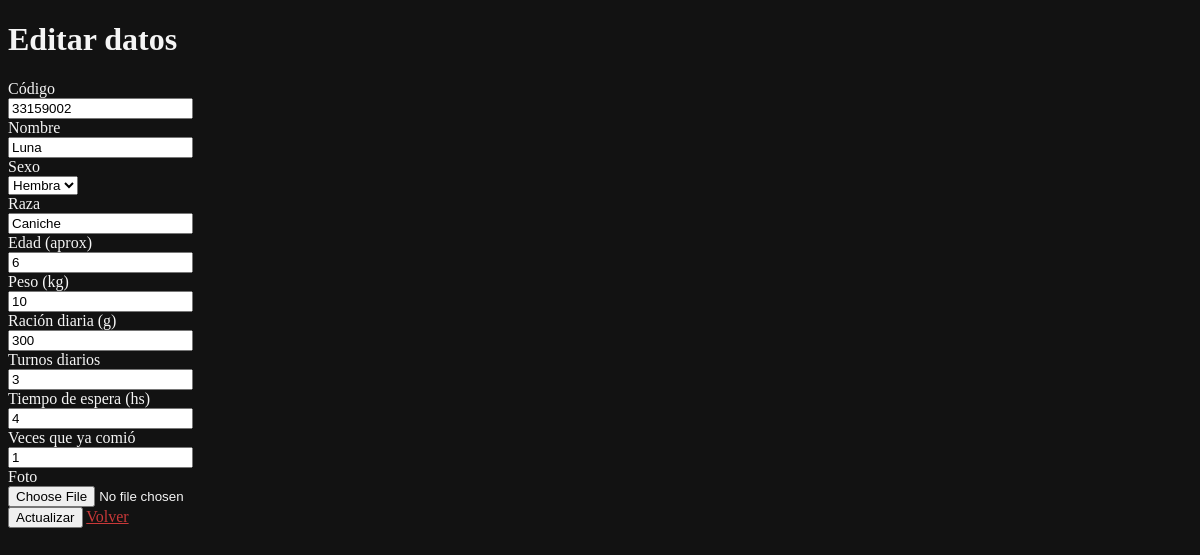
The page /editar.php?id=33159002 on the database as committed earlier.
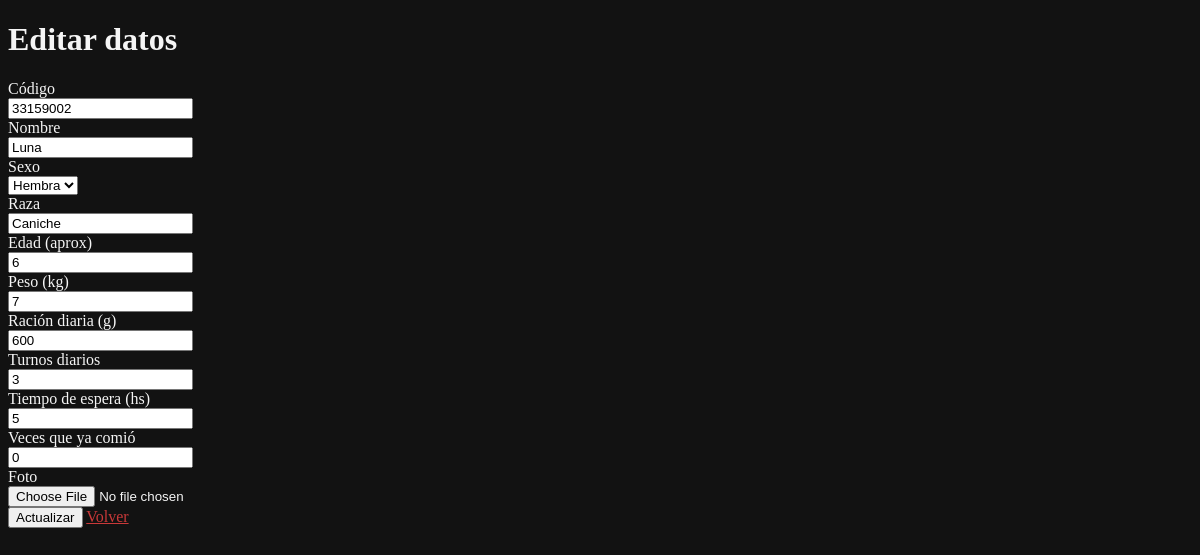
The same page on the database as committed later.
### tables this page shows
CREATE TABLE `perros` (
  `identificador` int(11) NOT NULL,
  `id` varchar(255) NOT NULL,
  `nombre` varchar(255) NOT NULL,
  `foto` varchar(255) NOT NULL,
  `sexo` enum('Macho','Hembra') NOT NULL,
  `raza` varchar(255) NOT NULL,
  `edad` int(11) NOT NULL,
  `peso` int(11) NOT NULL,
  `racion` int(11) NOT NULL,
  `turnos` int(11) NOT NULL,
  `cooldown` int(11) NOT NULL,
  `veces` varchar(255) NOT NULL,
  `ultimaEntrada` timestamp NOT NULL DEFAULT current_timestamp(),
  `ultimaSalida` timestamp NOT NULL DEFAULT current_timestamp(),
  `entro` tinyint(1) NOT NULL
);

### editar.php (the view, shortened to what this page needs)
<?php
    $id = null;
    if ( !empty($_GET['id'])) {
        $id = $_REQUEST['id'];
    }
    $pdo = Base::connect();
	$pdo->setAttribute(PDO::ATTR_ERRMODE, PDO::ERRMODE_EXCEPTION);
	$sql = "SELECT * FROM perros where id = ?";
	$q = $pdo->prepare($sql);
	$q->execute(array($id));
	$datos = $q->fetch(PDO::FETCH_ASSOC);
?>
<!DOCTYPE html>
<html lang="es">
<html>
	<head>
		<link rel="stylesheet" href="css/temp.css">
	</head>
	<body>
		<div>
			<div>
				<div>
					<h1>Editar datos</h1>
				</div>
				<form action="db_editar.php?id=<?php echo $id?>" method="post" enctype="multipart/form-data">
					<div>
						<label>Código</label>
						<div>
							<input name="id" type="text"  placeholder="" value="<?php echo $datos['id'];?>" readonly>
						</div>
					</div>
					<div>
						<label>Nombre</label>
						<div>
							<input name="nombre" type="text"  placeholder="" value="<?php echo $datos['nombre'];?>" required>
						</div>
					</div>
					<div>
						<label>Sexo</label>
						<div>
							<select name="sexo" id="selSexo">
								<option value="Hembra">Hembra</option>
							</select>
						</div>
					</div>
					<div>
						<label>Raza</label>
						<div>
							<input name="raza" type="text" placeholder="" value="<?php echo $datos['raza'];?>" required>
						</div>
					</div>
					<div>
						<label>Edad (aprox)</label>
						<div>
							<input name="edad" type="number" placeholder="" value="<?php echo $datos['edad'];?>" required>
						</div>
					</div>
					<div>
						<label>Peso (kg)</label>
						<div>
							<input name="peso" type="number"  placeholder="" value="<?php echo $datos['peso'];?>" required>
						</div>
					</div>
					<div>
						<label>Ración diaria (g)</label>
						<div>
							<input name="racion" type="number"  placeholder="" value="<?php echo $datos['racion'];?>" required>
						</div>
					</div>
					<div>
						<label>Turnos diarios</label>
						<div>
							<input name="turnos" type="number"  placeholder="" value="<?php echo $datos['turnos'];?>" required>
						</div>
					</div>
					<div>
						<label>Tiempo de espera (hs)</label>
						<div>
							<input name="cooldown" type="number"  placeholder="" value="<?php echo $datos['cooldown'];?>" required>
						</div>
					</div>
					<div>
						<label>Veces que ya comió</label>
						<div>
							<input name="veces" type="number"  placeholder="" value="<?php echo $datos['veces'];?>" required>
						</div>
					</div>
					<div>
						<label for="foto">Foto</label>
						<div>
							<input name="foto" id="foto" type="file" accept="image/*" value="<?php echo $datos['foto'];?>">
						</div>
					</div>
					<div>
						<button type="submit">Actualizar</button>
						<a href="listado.php">Volver</a>
					</div>
				</form>
			</div>
		</div>
	</body>
</html>

Rows that differ between the two databases and show on the page:
removed perros: id "33159002", nombre "Luna", raza "Caniche", edad "6", peso "10", racion "300", turnos "3", cooldown "4", veces "1"
added perros: id "33159002", nombre "Luna", raza "Caniche", edad "6", peso "7", racion "600", turnos "3", cooldown "5", veces "0"
